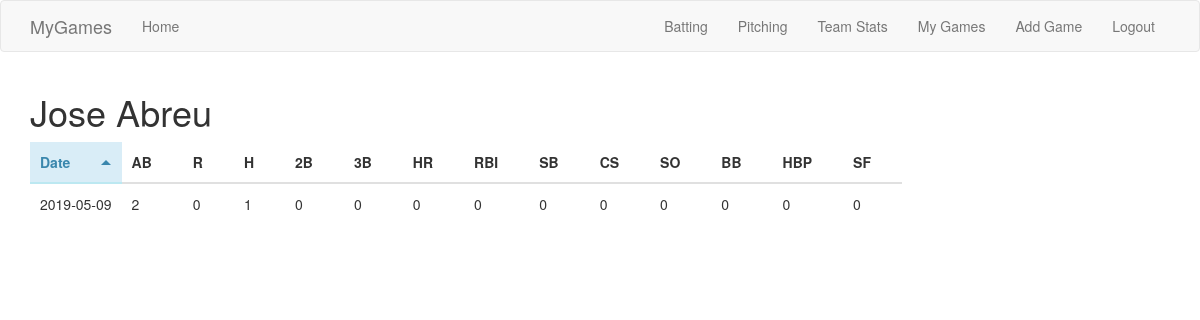
The page /batter/547989 (signed in) on the database as committed earlier.
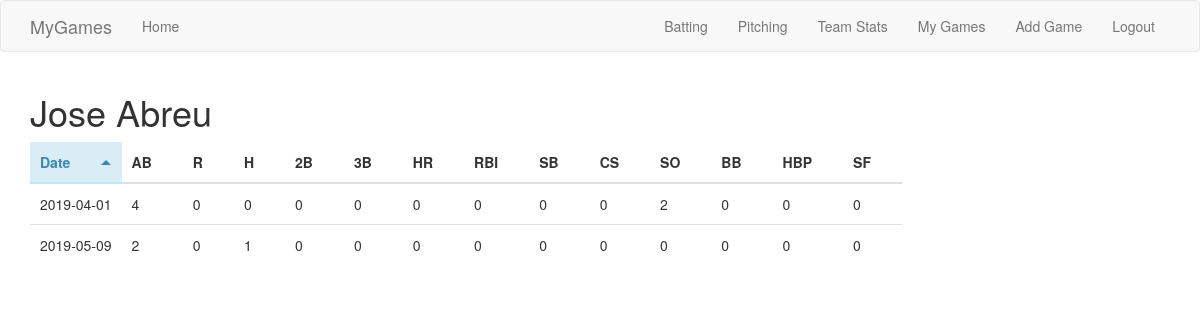
The same page on the database as committed later.
### app/models.py (models this page shows)
class Game(db.Model):
	id = db.Column(db.Integer, primary_key=True)
	game_pk = db.Column(db.Integer, db.ForeignKey('game_data.game_pk'), index=True)
	user_id = db.Column(db.Integer, db.ForeignKey('user.id'))

class GameData(db.Model):
	game_pk = db.Column(db.Integer, primary_key=True)
	date = db.Column(db.String(10))
	home_team = db.Column(db.String(32), index=True)
	home_score = db.Column(db.Integer)
	away_team = db.Column(db.String(32), index=True)
	away_score = db.Column(db.Integer)

class BatGame(db.Model):
	id = db.Column(db.Integer, primary_key=True)
	game_pk = db.Column(db.Integer, db.ForeignKey('game_data.game_pk'), index=True)
	batter_id = db.Column(db.Integer, db.ForeignKey('player_data.id'), index=True)
	ab = db.Column(db.Integer)
	r = db.Column(db.Integer)
	h = db.Column(db.Integer)
	doubles = db.Column(db.Integer)
	triples = db.Column(db.Integer)
	hr = db.Column(db.Integer)
	rbi = db.Column(db.Integer)
	sb = db.Column(db.Integer)
	cs = db.Column(db.Integer)
	k = db.Column(db.Integer)
	bb = db.Column(db.Integer)
	hbp = db.Column(db.Integer)
	sf = db.Column(db.Integer)

### app/routes.py (the view)
@app.route('/batter/<player_id>')
@login_required
def batter_games(player_id):
	name = PlayerData.query.filter(PlayerData.id==player_id).first().name
	q = db.session.query(Game, BatGame, GameData).\
				   filter(Game.game_pk==BatGame.game_pk).\
				   filter(Game.game_pk==GameData.game_pk).\
				   filter(Game.user_id==current_user.id).\
				   filter(BatGame.batter_id==player_id).\
				   order_by(GameData.date).\
				   all()
	return render_template("batter.html", name=name, rows=q)

### app/models.py (called while the page is built)
@login.user_loader
def load_user(id):
	return User.query.get(int(id))

### app/templates/batter.html
{% extends "sort_table.html" %}
{% block app_content %}
<h1>{{ name }}</h1>
<table class="sortable-theme-bootstrap" data-sortable>
	<thead>
		<tr>
			<th data-sorted="true" data-sorted-direction="ascending">Date</th>
			<th>AB</th>
			<th>R</th>
			<th>H</th>
			<th>2B</th>
			<th>3B</th>
			<th>HR</th>
			<th>RBI</th>
			<th>SB</th>
			<th>CS</th>
			<th>SO</th>
			<th>BB</th>
			<th>HBP</th>
			<th>SF</th>
		</tr>
	</thead>
	<tbody>
		{% for row in rows %}
		<tr>
			<td>{{ row[2]['date'] }}</td>
			<td>{{ row[1]['ab'] }}</td>
			<td>{{ row[1]['r'] }}</td>
			<td>{{ row[1]['h'] }}</td>
			<td>{{ row[1]['doubles'] }}</td>
			<td>{{ row[1]['triples'] }}</td>
			<td>{{ row[1]['hr'] }}</td>
			<td>{{ row[1]['rbi'] }}</td>
			<td>{{ row[1]['sb'] }}</td>
			<td>{{ row[1]['cs'] }}</td>
			<td>{{ row[1]['k'] }}</td>
			<td>{{ row[1]['bb'] }}</td>
			<td>{{ row[1]['hbp'] }}</td>
			<td>{{ row[1]['sf'] }}</td>
		</tr>
		{% endfor %}
	</tbody>
</table>
{% endblock %}

Rows that differ between the two databases and show on the page:
added Game: date "2019-04-01", ab "4", r "0", h "0", doubles "0", triples "0", hr "0", rbi "0", sb "0", cs "0", k "2", bb "0", hbp "0", sf "0"
